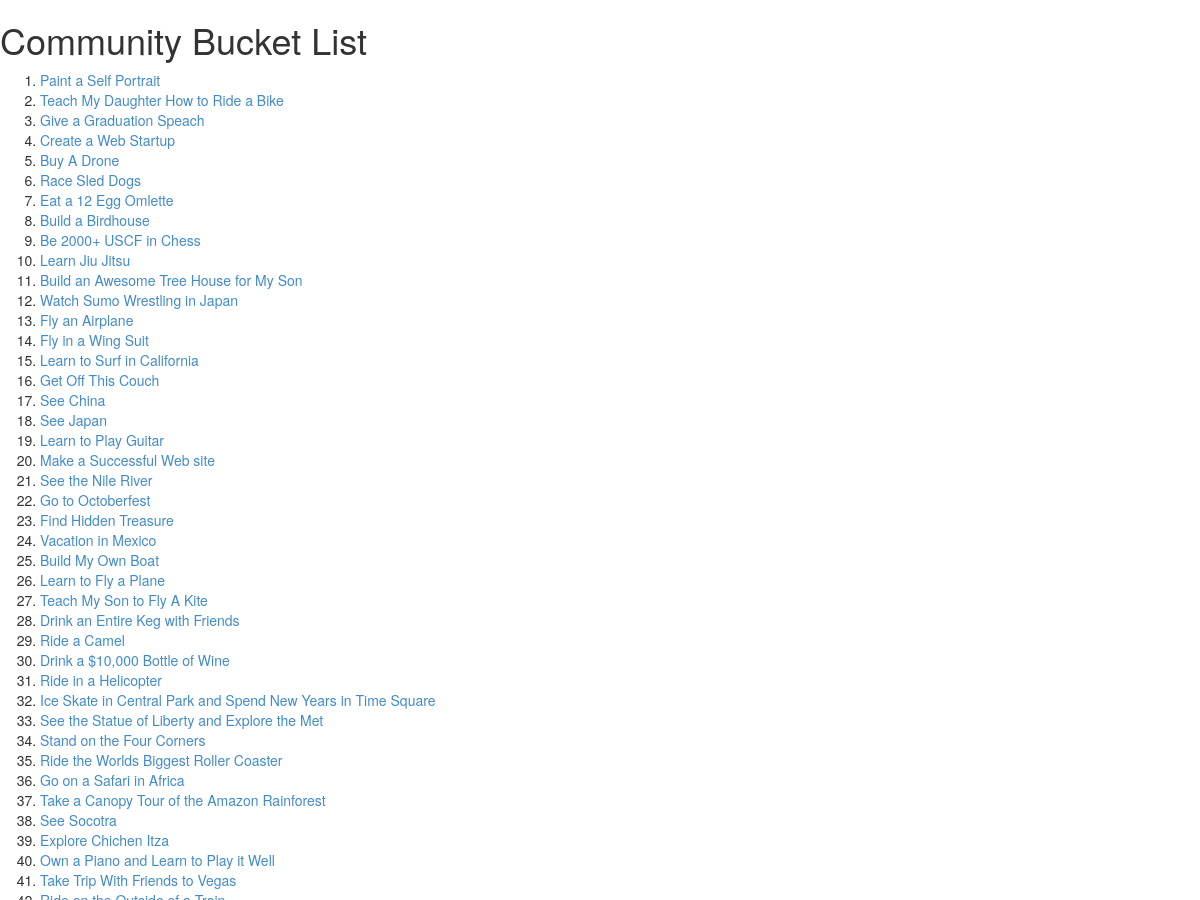
/bucketlist/ (upper part), run on an earlier commit of the app's database.
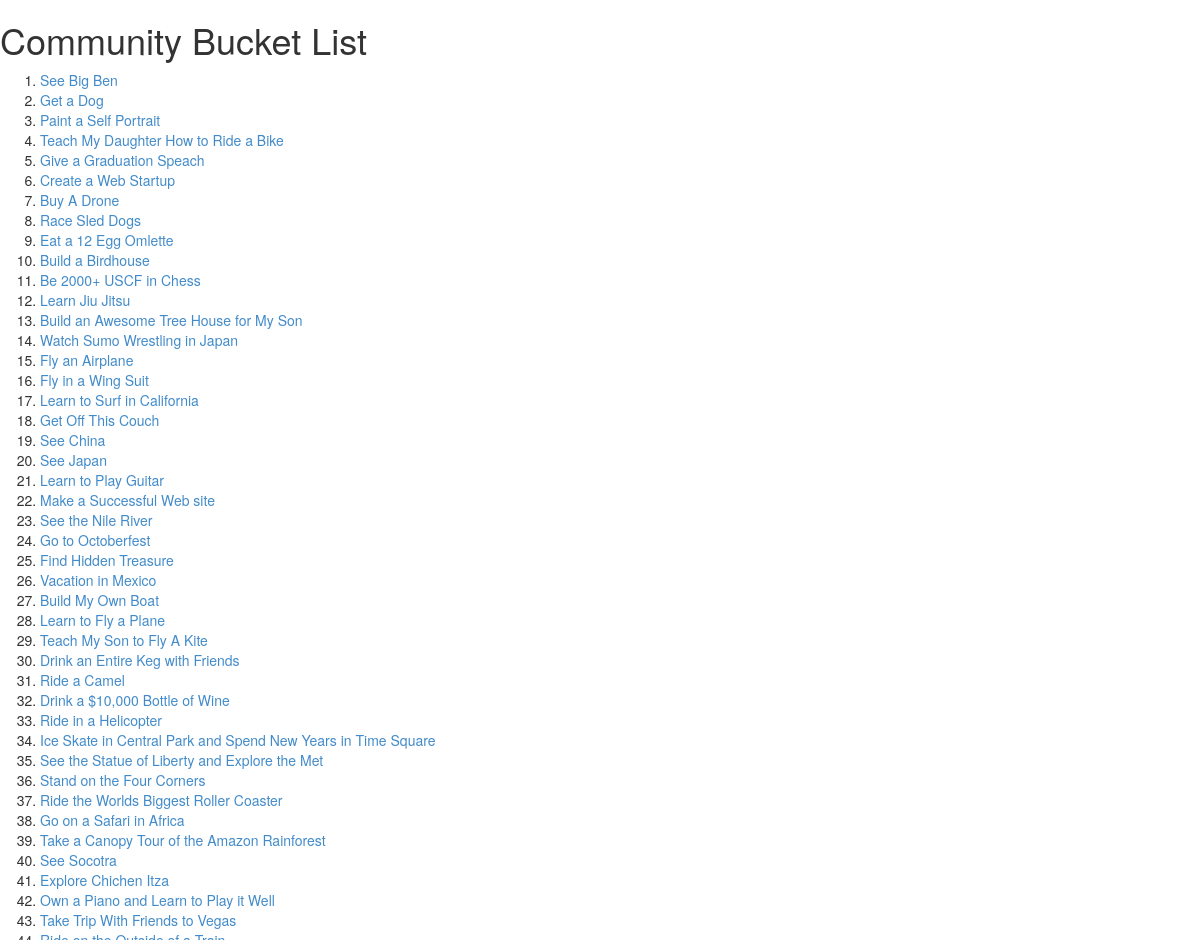
And on a later commit of the database.
### BucketList/models.py (models this page shows, shortened)
class BucketListItem(models.Model):
    text = models.CharField(max_length = 200)
    pub_by = models.ForeignKey(User,editable = False)
    pub_date = models.DateTimeField(editable=False)
    goal_type = models.CharField(choices = CHOICES, max_length = 200)
    cost = models.CharField(max_length = 20)
    time = models.CharField(max_length = 20)
    hours = models.CharField(max_length = 20)
    crossed_off = models.BooleanField(editable = False)
    def recently_added(self):
        return self.pub_date >= timezone.now() - datetime.timedelta(days = 1)
    recently_added.boolean = True

### BucketList/views.py (the view)
# urls.py: url(r'^item/(?P<id>\w+)/', views.index_items, name = 'index items'),
def index(request):
    all_list_items = BucketListItem.objects.all().order_by('-pub_date')
    context = {'all_list_items': all_list_items}
    return render(request, 'BucketList/index.html', context)

### BucketList/templates/BucketList/index.html (shortened to what this page needs)
{% extends 'base.html' %}
{% block content %}
<h1>Community Bucket List</h1>
{% if all_list_items %}
    <ol>
    {% for item in all_list_items %}
        {% if item.crossed_off == True %}
            <li><a href="/bucketlist/item/{{item.id}}/" style="text-decoration: line-through;">{{ item.text }}</a></li>
        {% else %}
            <li><a href="/bucketlist/item/{{item.id}}/">{{ item.text }}</a></li>
        {% endif %}
    {% endfor %}
    <br/>
    <br/>
    <br>
    <br>
{% else %}
    <p>There are no Bucket List items here!  Better go add one.</p>
{% endif %}
{% endblock %}

### templates/base.html (shortened to what this page needs)
<!DOCTYPE html>
<html lang="en">
  <head>
    <link href="css/bootstrap.min.css" rel="stylesheet">
  </head>
  <body>
    {% block content %}
    {% endblock %}
  </body>
</html>

What changed in the data, as far as the page shows it:
added BucketListItem: text "See Big Ben"
added BucketListItem: text "Get a Dog"
